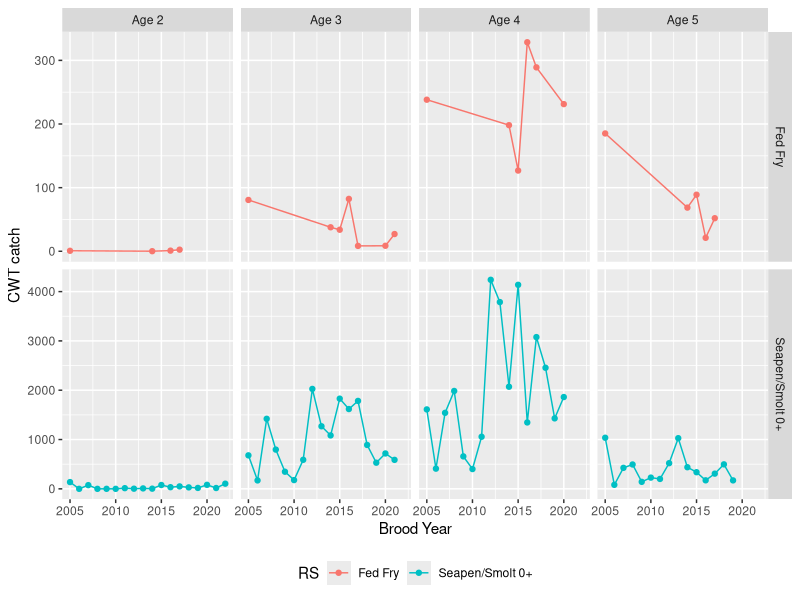
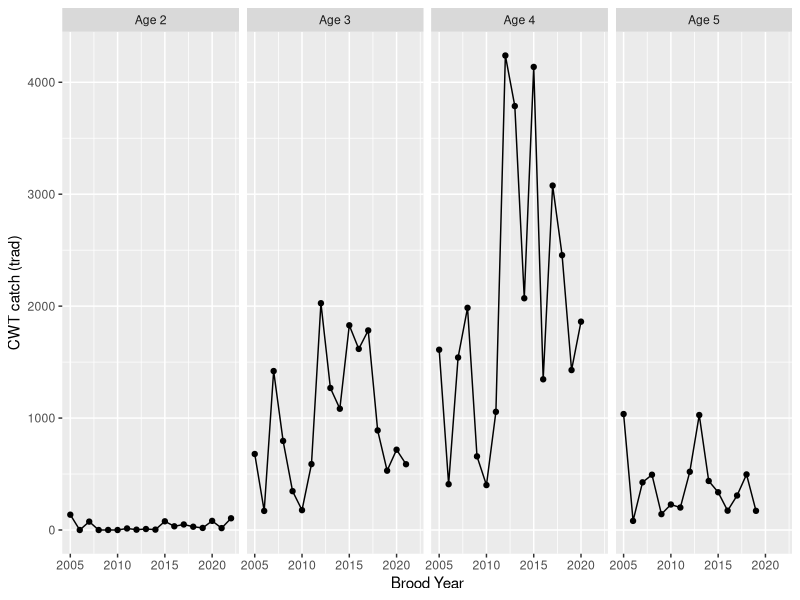
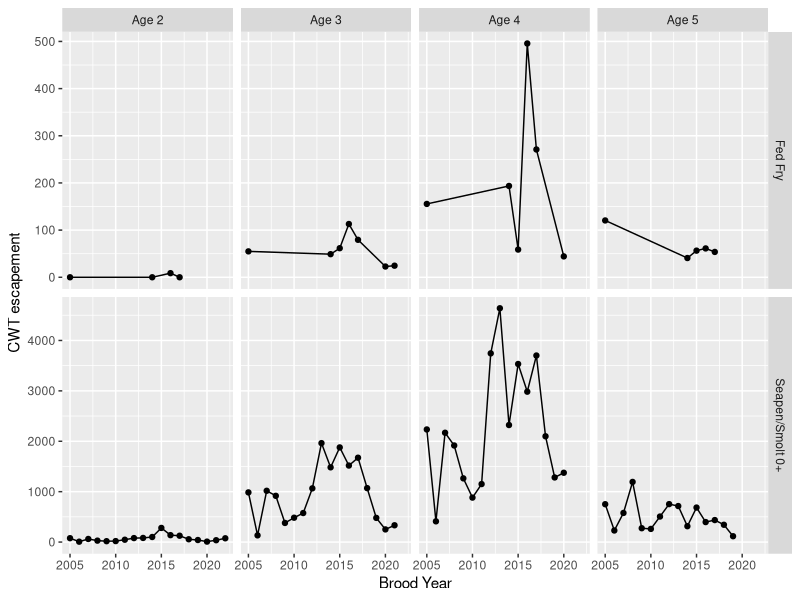
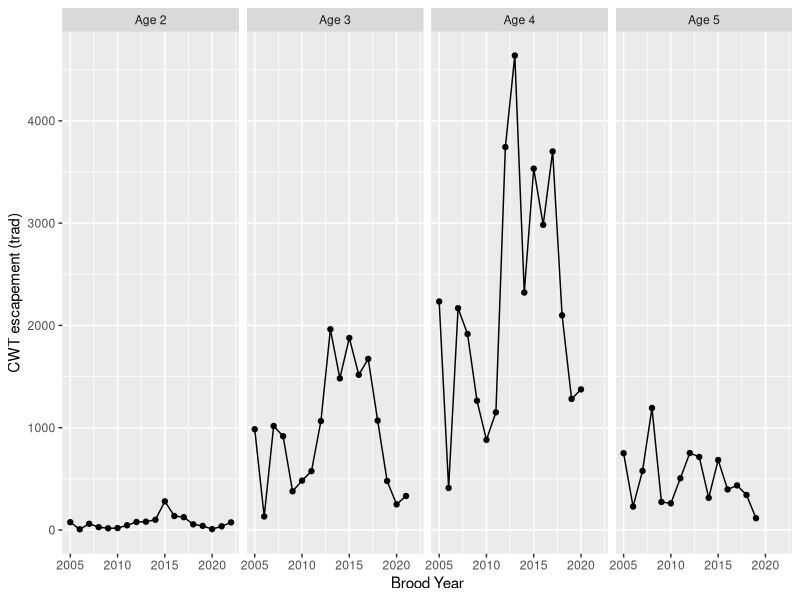
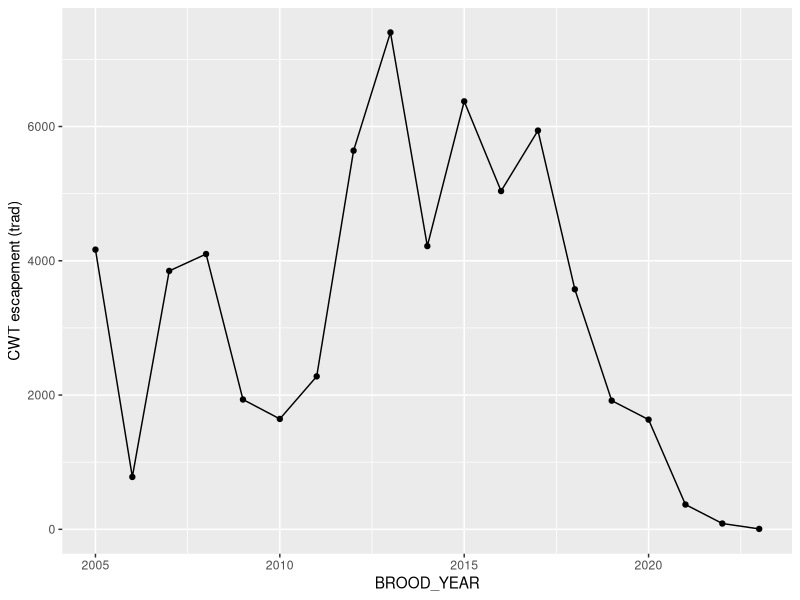
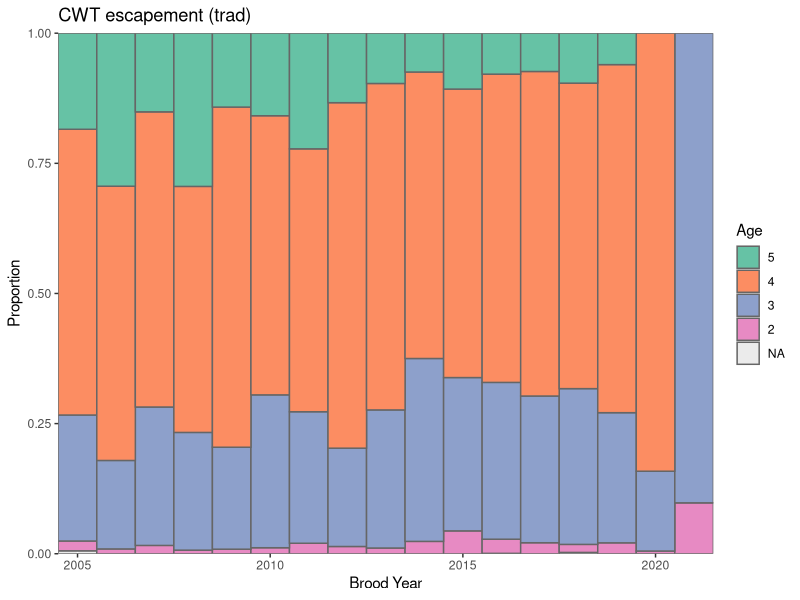
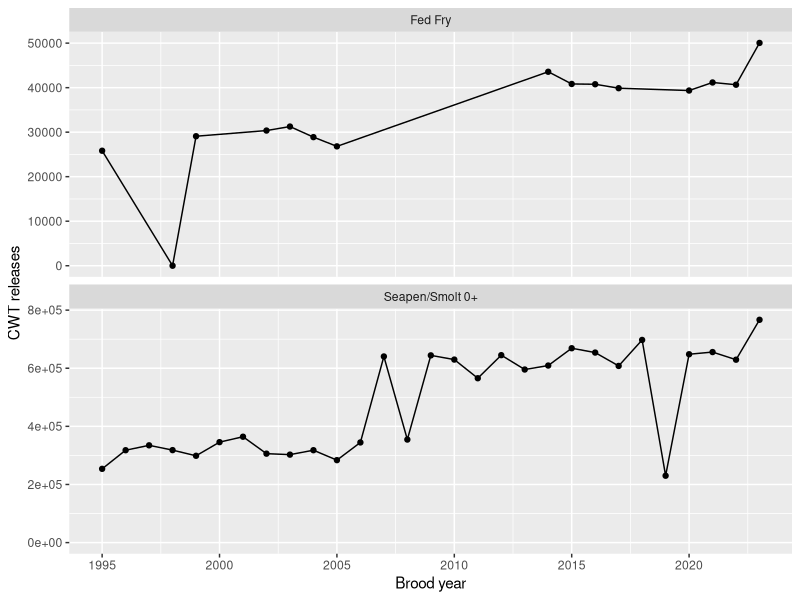
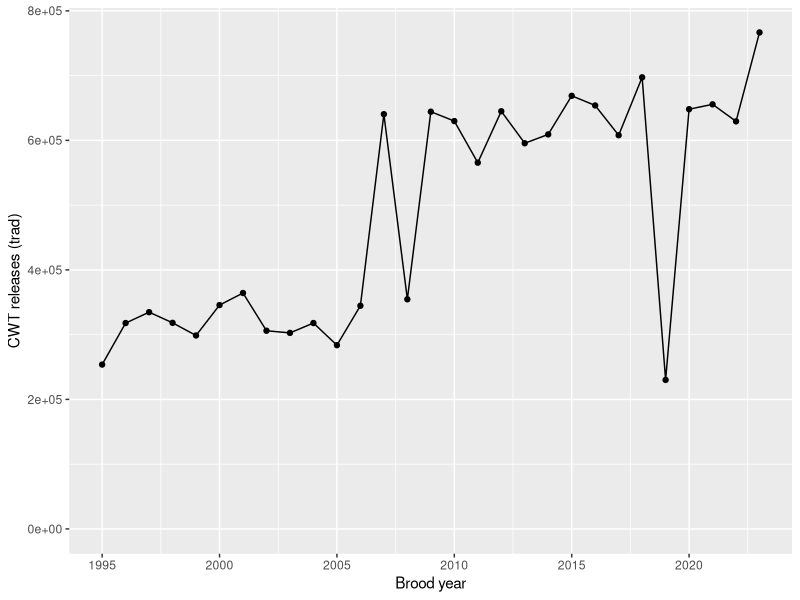

Source code (R) for these figures, in order:
library(tidyverse)
library(readxl)

# Quinsam CWT recovery
rec <- readxl::read_excel(
  file.path("data", "Quinsam", "2025-02-17-QuinsamChinook_Analyses_2005-2024.xlsx"),
  sheet = "Expanded"
) %>%
  mutate(is_catch = TotCatch > 0, is_esc = Escape > 0)

#table(rec$is_catch, rec$is_esc)
#filter(rec, is_catch & is_esc) %>% View()

# Catch area names
#cnames <- colnames(rec)
#data.frame(
#  Name = cnames[grepl("1|2|3", cnames)]
#) %>%
#  readr::write_csv(file = "data/Quinsam/Quinsam_fisheries.csv")


# CWT recoveries
#cwt <- summarise(rec,
#                 n_catch = sum(TotCatch),
#                 n_esc = sum(Escape),
#                 .by = c(Age, BROOD_YEAR))
#
#g <- ggplot(cwt, aes(BROOD_YEAR, n_catch)) +
#  facet_wrap(vars(Age), scales = "free_y") +
#  geom_line() +
#  geom_point() +
#  expand_limits(y = 0)
#g
#
#g <- ggplot(cwt, aes(BROOD_YEAR, n_esc)) +
#  facet_wrap(vars(Age), scales = "free_y") +
#  geom_line() +
#  geom_point() +
#  expand_limits(y = 0)
#g

# CWT by release strategy
cwt_rs <- rec %>%
  mutate(RS = ifelse(RELEASE_STAGE_NAME == "Fed Fry", "Fed Fry", "Seapen/Smolt 0+")) %>%
  summarise(
    n_catch = sum(TotCatch),
    n_esc = sum(Escape),
    .by = c(Age, BROOD_YEAR, RS)
  )

g <- cwt_rs %>%
  filter(!is.na(Age), Age %in% seq(2, 5)) %>%
  mutate(Age = paste("Age", Age)) %>%
  ggplot(aes(BROOD_YEAR, n_catch, colour = RS)) +
  facet_grid(vars(RS), vars(Age), scales = "free_y") +
  geom_line() +
  geom_point() +
  labs(x = "Brood Year", y = "CWT catch") +
  expand_limits(y = 0) +
  theme(legend.position = "bottom")
ggsave("figures/Quinsam_CWT_catch_rs.png", g, height = 3.5, width = 6)

g <- cwt_rs %>%
  filter(RS == "Seapen/Smolt 0+") %>%
  filter(!is.na(Age), Age %in% seq(2, 5)) %>%
  mutate(Age = paste("Age", Age)) %>%
  ggplot(aes(BROOD_YEAR, n_catch)) +
  facet_grid(vars(Age), scales = "free_y", rows=vars( )) +
  geom_line() +
  geom_point() +
  labs(x = "Brood Year", y = "CWT catch (trad)") +
  expand_limits(y = 0) +
  theme(legend.position = "bottom")
ggsave("figures/Quinsam_CWT_catch.png", g, height = 3.5, width = 6)

g <- cwt_rs %>%
  filter(!is.na(Age), Age %in% seq(2, 5)) %>%
  mutate(Age = paste("Age", Age)) %>%
  ggplot(aes(BROOD_YEAR, n_esc)) +
  facet_grid(vars(RS), vars(Age), scales = "free_y") +
  geom_line() +
  geom_point() +
  labs(x = "Brood Year", y = "CWT escapement", colour = "Release Strategy") +
  expand_limits(y = 0) +
  theme(legend.position = "bottom")
ggsave("figures/Quinsam_CWT_esc_rs.png", g, height = 3.5, width = 6)

g <- cwt_rs %>%
  filter(!is.na(Age), Age %in% seq(2, 5)) %>%
  mutate(Age = paste("Age", Age)) %>%
  filter(RS == "Seapen/Smolt 0+") %>%
  ggplot(aes(BROOD_YEAR, n_esc)) +
  facet_grid(vars(Age), scales = "free_y", rows=vars( )) +
  geom_line() +
  geom_point() +
  labs(x = "Brood Year", y = "CWT escapement (trad)") +
  expand_limits(y = 0) +
  theme(legend.position = "bottom")
ggsave("figures/Quinsam_CWT_esc.png", g, height = 3.5, width = 6)

cwt_esc_annual <- cwt_rs %>%
  filter(RS == "Seapen/Smolt 0+") %>%
  summarise(n = sum(n_esc, na.rm=T), .by = BROOD_YEAR)
g <- cwt_esc_annual %>%
  ggplot(aes(BROOD_YEAR, n)) +
  geom_line() +
  geom_point() +
  labs(y = "CWT escapement (trad)")
ggsave("figures/Quinsam_CWT_esc_total.png", g, width = 4, height = 3)


# Full matrix of ages (1-5) and years (1979 - 2023)
full_matrix <- expand.grid(
  BroodYear = 2005:2021,
  Age = 1:5
) %>%
  as.data.frame()

g <- cwt_rs %>%
  filter(RS == "Seapen/Smolt 0+") %>%
  summarise(n = sum(n_esc), .by = c(BROOD_YEAR, Age)) %>%
  rename(BroodYear = BROOD_YEAR) %>%
  right_join(full_matrix, by = c("BroodYear", "Age")) %>%
  arrange(Age, BroodYear) %>%
  mutate(p = n/sum(n, na.rm = TRUE), .by = BroodYear) %>%
  filter(!is.na(p)) %>%
  ggplot(aes(BroodYear, p, fill = factor(Age, levels = 5:2))) +
  geom_col(width = 1, colour = "grey40") +
  scale_fill_brewer(palette = "Set2") +
  labs(x = "Brood Year", y = "Proportion", fill = "Age", title = "CWT escapement (trad)") +
  coord_cartesian(expand = FALSE)
ggsave("figures/Quinsam_CWT_esc_prop.png", g, height = 4, width = 6)


# Quinsam - CWT releases
rel <- readxl::read_excel(
  file.path("data", "Quinsam", "2025-02-17-QuinsamChinook_Analyses_2005-2024.xlsx"),
  sheet = "Releases"
)

rel_rs <- rel %>%
  filter(RELEASE_STAGE_NAME %in% c("Fed Fry", "Smolt 0+", "Seapen 0+")) %>%
  mutate(RS = ifelse(RELEASE_STAGE_NAME == "Fed Fry", "Fed Fry", "Seapen/Smolt 0+")) %>%
  summarise(n_CWT = sum(TaggedNum) - sum(ShedTagNum), .by = c(BROOD_YEAR, RS))

g <- ggplot(rel_rs, aes(BROOD_YEAR, n_CWT)) +
  geom_point() +
  geom_line() +
  facet_wrap(vars(RS), ncol = 1, scales = "free_y") +
  labs(x = "Brood year", y = "CWT releases") +
  theme(legend.position = "bottom") +
  expand_limits(y = 0)
ggsave("figures/Quinsam_CWT_rel_bystrategy.png", g, height = 5, width = 4)

rel_trad <- rel %>%
  filter(RELEASE_STAGE_NAME %in% c("Smolt 0+", "Seapen 0+")) %>%
  mutate(RS = "Seapen/Smolt 0+") %>%
  summarise(n_CWT = sum(TaggedNum) - sum(ShedTagNum), .by = c(BROOD_YEAR, RS))

g <- ggplot(rel_trad, aes(BROOD_YEAR, n_CWT)) +
  geom_point() +
  geom_line() +
  labs(x = "Brood year", y = "CWT releases (trad)") +
  theme(legend.position = "bottom") +
  expand_limits(y = 0)
ggsave("figures/Quinsam_CWT_rel.png", g, height = 5, width = 4)


